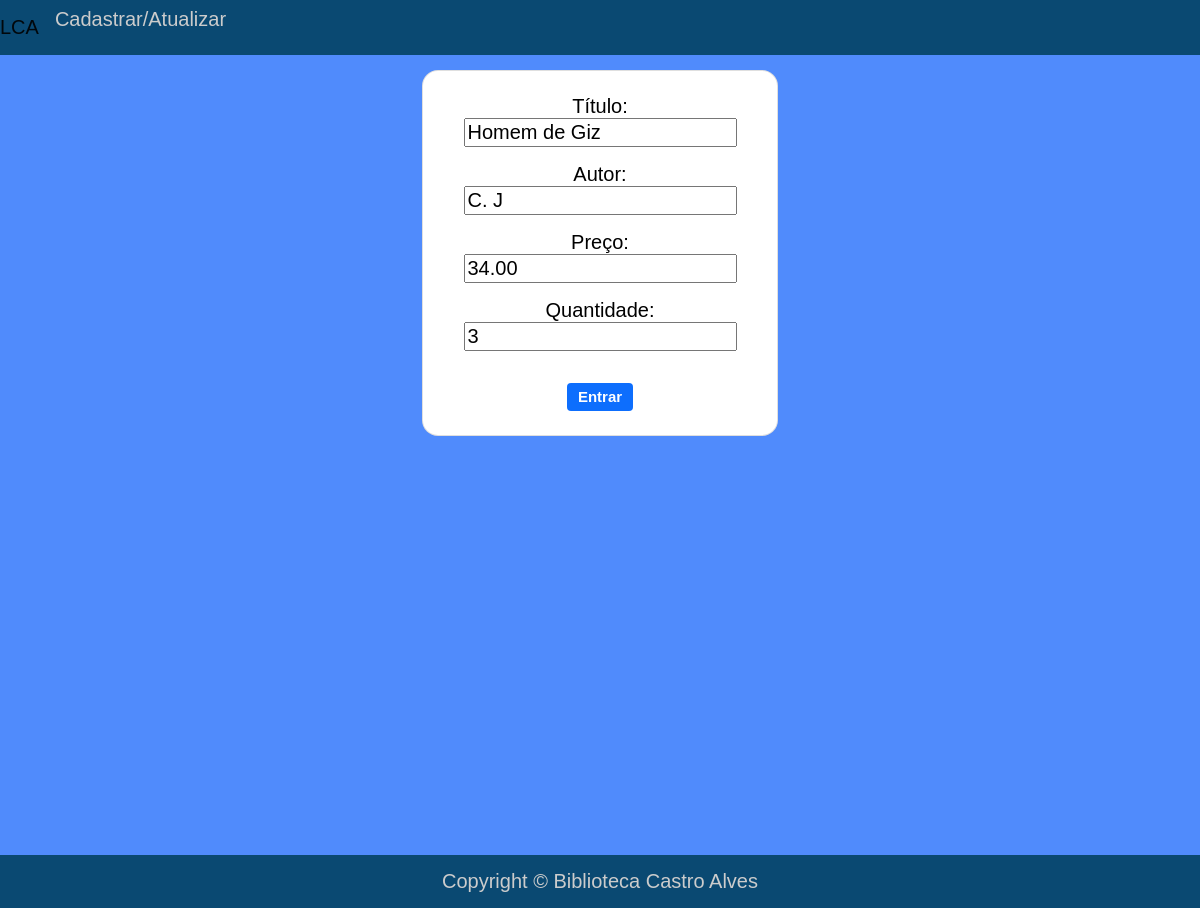
Page /editar/livro/5/ on the committed database.
### cadastros/models.py (models this page shows, shortened)
class Livro(models.Model):
    titulo = models.CharField(max_length=100, verbose_name="Título")
    autor = models.CharField(max_length=50)
    preco = models.DecimalField(max_digits=5, decimal_places=2, verbose_name="Preço")
    quantidade = models.IntegerField()

### cadastros/views.py (the view)
# urls.py: path('editar/livro/<int:pk>/', LivroUpdate.as_view(), name = 'editar-livro'),
class LivroUpdate(IsAuthenticated, UpdateView):
    permission_classes = (IsAuthenticated)
    model = Livro
    fields = ['titulo', 'autor', 'preco', 'quantidade']
    template_name = 'cadastros/form.html'
    success_url = reverse_lazy('listar/livros')

### cadastros/templates/cadastros/form.html (shortened to what this page needs)
{% load static %}
<!DOCTYPE html>
<html lang="pt-br">
<head>
    <link rel="stylesheet" href="{% static 'bootstrap/css/bootstrap.min.css'%}">
    <link rel="stylesheet" href="{% static 'css/style.css' %}">
</head>
<body>
    <div class="div-pag-form">
        <nav class="navbar navbar-expand-lg navbar-light">
            <a class="navbar-brand" href="{% url 'inicio' %}">
                LCA
            </a>
            <p>Cadastrar/Atualizar</p>
        </nav>
        <section class="vh-100">
            <div class="container">
              <div class="row d-flex justify-content-center align-items-center h-100 margin">
                <div class="col-md-4 mx-auto">
                  <div class="card shadow-2-strong" style="border-radius: 1rem;">
                    <div class="card-body p-4 text-center">
                      <form action="" method="post">
                        {{ form.as_p }}
                        <button type="submit" class="btn btn-ligth mt-3 badge bg-primary">Entrar</button>
                      </form>
                    </div>
                  </div>
                </div>
              </div>
            </div>
          </section>
        <footer class="container-fluid text-center bg-footer margin">Copyright &copy; Biblioteca Castro Alves</footer>
    </div>
</body>
</html>

### static/css/style.css (style rules this page uses)
body { font: 20px Arial, sans-serif; color: black; }
.navbar { background-color: #0a4972; color: #ccc; }
.bg-footer { background-color: #0a4972; color: #ccc; }
.margin { padding-top: 15px; padding-bottom: 15px; }
.vh-100 { background-color: #508bfc; }

### rows in the picture
Livro: titulo "Homem de Giz", autor "C. J", preco "34.00", quantidade "3"
